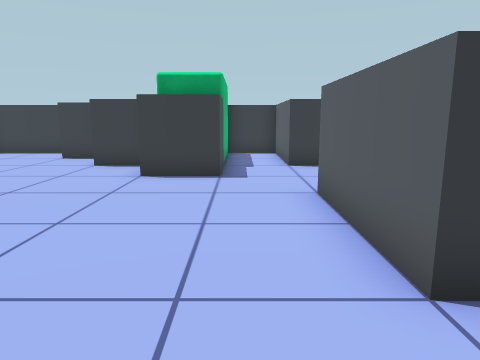
[1] (above)

20 first-person views from a walk through a Unity game level. The camera is 1.4 m above the floor, tilts 10° down and sees 70° across. The floor is counted in squares, 1 m on a side. Each view is taken from the middle of a square. On the plan, view 1 faces up. The plan holds only what a view shows up to about 15 squares ahead; the rest is blank. The place goes on beyond the plan.

[2]
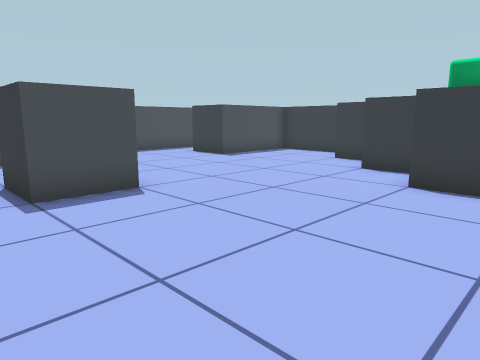

[3]
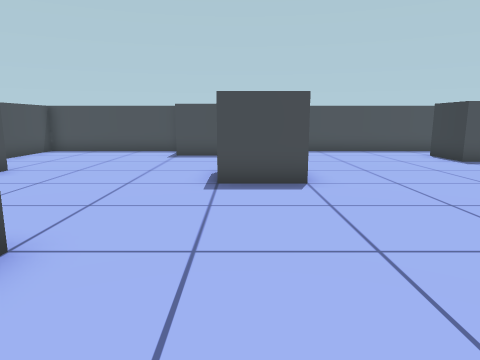

[4]
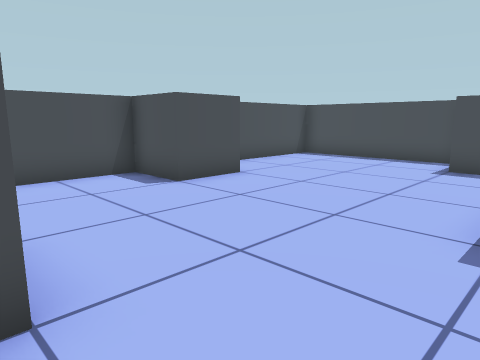

[5]
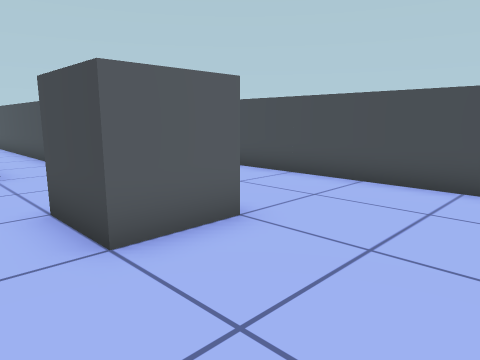

[6]
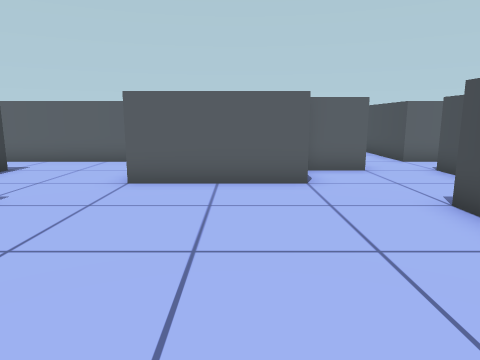

[7]
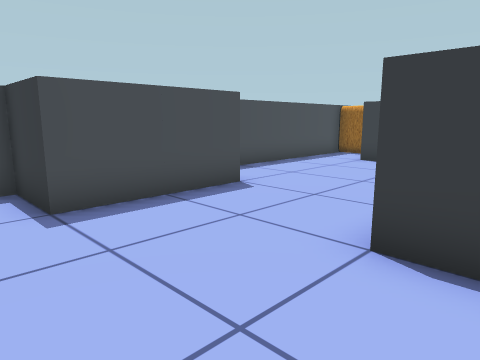

[8]
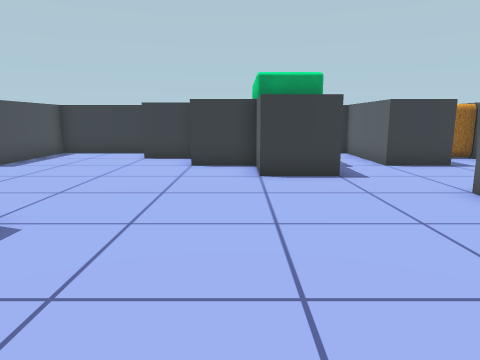

[9]
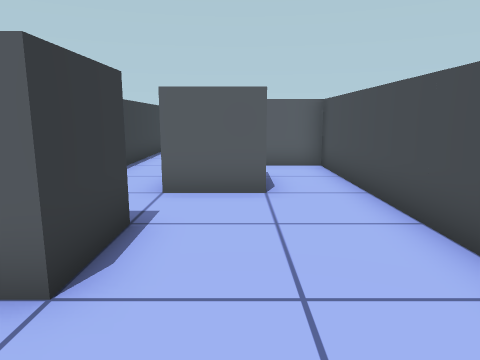

[10]
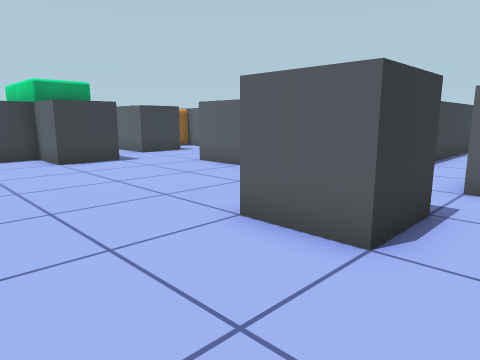

[11]
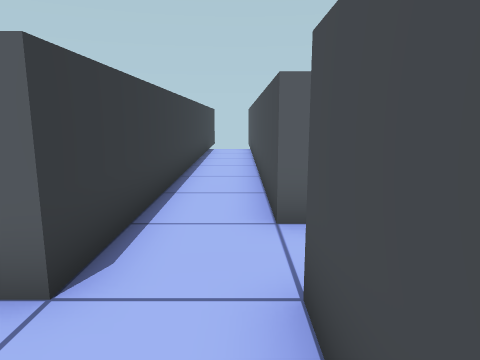

[12]
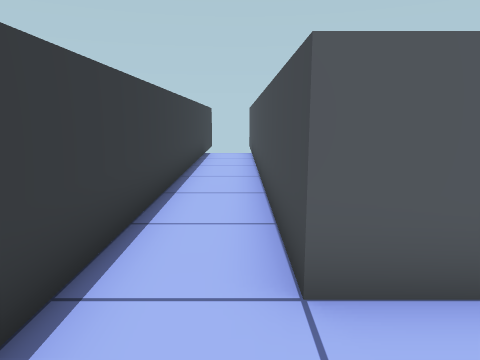

[13]
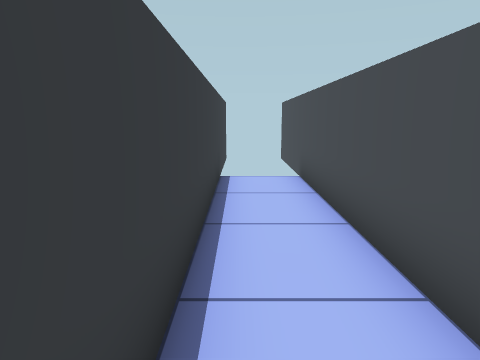

[14]
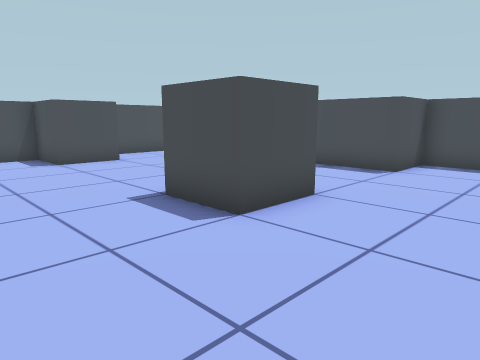

[15]
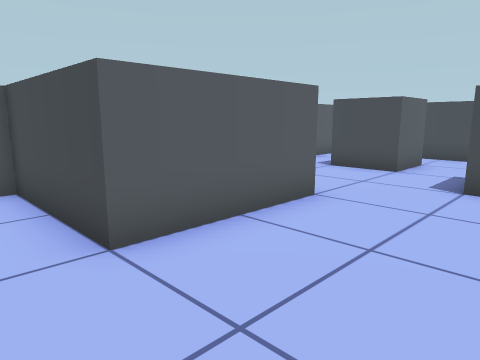

[16]
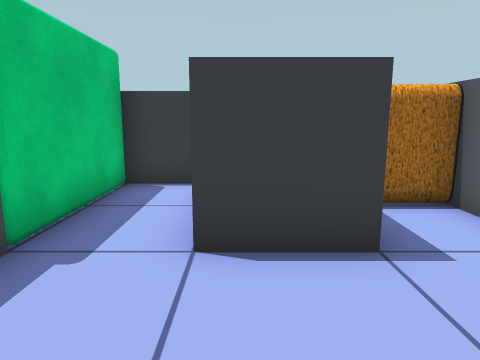

[17]
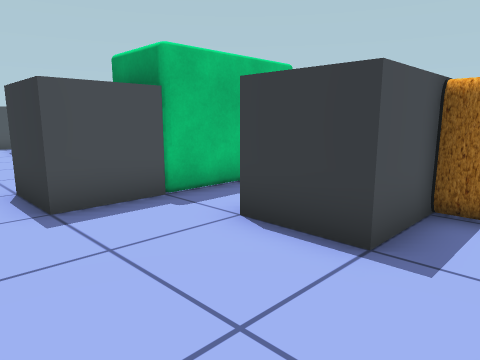

[18]
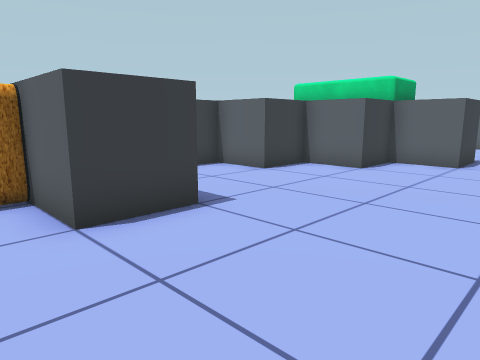

[19]
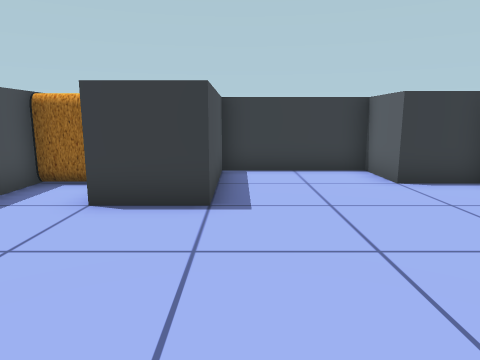

[20]
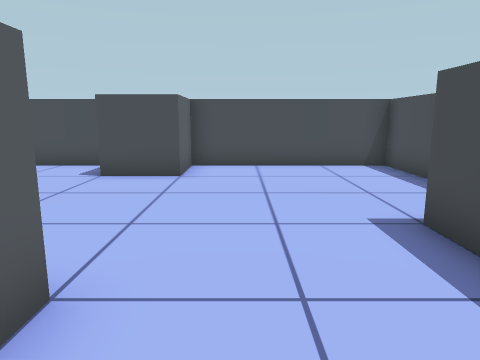

### Floor plan
Ten units are one square. View 1 is at (0, 0); x grows to the right and y downward. Boxes are objects, and circles mark ways between rooms. Rooms are numbered by the first view taken in them; rooms with no view inside come last. Other rooms are left out.
<svg viewBox="-150 -150 340 210">
<path fill="none" stroke="#000" d="M-86 -45 -65 -45 -65 -25 -85 -25 -85 -30M15 -24 15 -65 55 -65 55 -125M-4 15 -25 15 -25 -5 -5 -5M-5 -105 -5 -85 -25 -85 -25 -105 -45 -105 -45 -125 -65 -125 -65 -145 -105 -145 -105 -105 -125 -105 -125 -125M15 36 15 15 35 15M55 35 55 15 185 15M35 -125 35 -105 15 -105M-145 -125 -145 -45 -125 -45 -125 -5 -145 -5 -145 55 -85 55 -85 35 -65 35 -65 55 35 55M184 -5 35 -5 35 -21M35 55 55 55 55 35"/>
<rect x="-145" y="-145" width="20" height="20" fill="#bbb"><title>other object</title></rect>
<rect x="35" y="-145" width="20" height="20" fill="#bbb"><title>other object</title></rect>
<circle cx="25" cy="45" r="3" fill="#2a7"/>
<circle cx="45" cy="25" r="3" fill="#2a7"/>
<text x="-40" y="-30">1</text>
<text x="40" y="40">2</text>
</svg>
Room 1 opens to room 2.

Where each view was taken, in squares from view 1:
view 1: 0 up, 0 right, facing up
view 2: 1 up, 0 right, facing up-left
view 3: 3 up, 1 right, facing left
view 4: 3 up, 2 left, facing down-left
view 5: 2 up, 6 left, facing down-right
view 6: 4 up, 6 left, facing right
view 7: 1 down, 7 left, facing up-left
view 8: 0 up, 3 left, facing up
view 9: 3 down, 5 left, facing right
view 10: 3 down, 6 left, facing up-right
view 11: 1 down, 1 right, facing right
view 12: 1 down, 3 right, facing right
view 13: 0 up, 9 right, facing right
view 14: 8 up, 3 left, facing down-left
view 15: 8 up, 2 left, facing down-right
view 16: 7 up, 2 right, facing up
view 17: 7 up, 5 right, facing up-left
view 18: 6 up, 14 left, facing up-right
view 19: 5 up, 10 left, facing up
view 20: 5 up, 10 left, facing down
